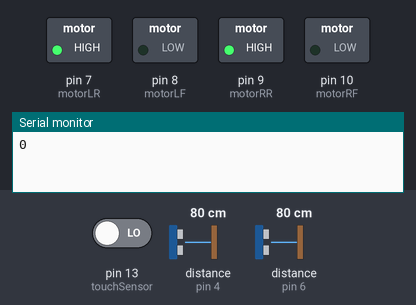
A sketch run on a simulated Arduino Uno, built with avr-gcc and run on an emulated ATmega328P. On the bench: switched loads named in the sketch (green lamp = pin HIGH), the last lines printed to the serial monitor. Wiring (inferred from the names in the program): 2 × ultrasonic range finder: trigger pin 3, echo pin 4 / trigger pin 5, echo pin 6. The inputs (shaded band) are chosen by the test bench; at power-on: distance to the obstacle (sensors on pin 4, pin 6) 80 cm, pin 13 (touchSensor) LOW. The echo pulse lasts 58.3 µs per cm; pins used as bus, display or sensor lines are not drawn.

Above: at 2.4 s.
2.5 s: distance to the obstacle (sensor on pin 4) set to 2 cm
At 3.7 s:
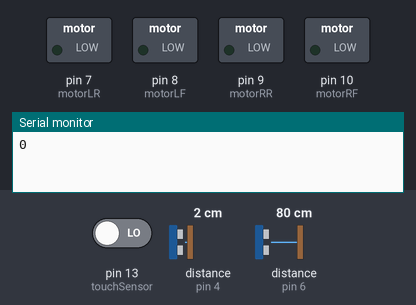
5.5 s: distance to the obstacle (sensor on pin 4) set to 120 cm
7.9 s: distance to the obstacle (sensor on pin 6) set to 120 cm
At 9.7 s:
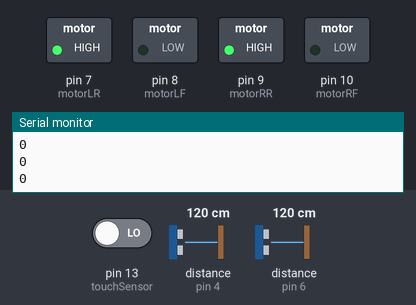
10.0 s: distance to the obstacle (sensor on pin 6) set to 2 cm
At 10.6 s:
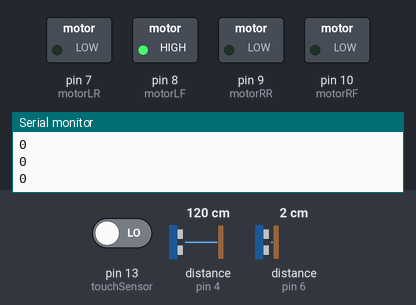
13.0 s: distance to the obstacle (sensor on pin 6) set to 250 cm
Timing chart, 0 to 16.4 s (numbered marks = the images above; inputs shaded):
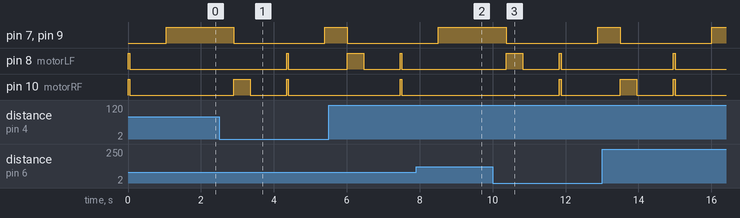

The sketch:

Maze_motor.ino
```cpp
/*
 *Group of 4 - Motor Testing
 * Chris Dileo
 * Brendon Hodaly
 * Pankhil Kainth
 * Natalie Ngan
 * Steven Kim
*/
#include <NewPing.h>
/*Define Motor Pins. R/L indicates left/right motor and F/R indicates whether
                  the robot moves forward or reverse when powered on pin.*/
#define motorRF 10 //A-iB
#define motorRR 9 //A-iA
#define motorLF 8
#define motorLR 7
#define touchSensor 13
#define TRIGGER_PIN_L 5
#define ECHO_PIN_L 6
#define TRIGGER_PIN_R 3
#define ECHO_PIN_R 4
#define MAX_DISTANCE 200
#define THRESHOLD 20
#define TURN_TIME 450 //in ms
#define THINKING_TIME 1000 //in ms
#define BACK_TIME 300 //ms
#define MOTOR_SPEED 255 // 0-255

NewPing sonarL(TRIGGER_PIN_L, ECHO_PIN_L, MAX_DISTANCE);
NewPing sonarR(TRIGGER_PIN_R, ECHO_PIN_R, MAX_DISTANCE);

void setup() {
  pinMode(motorRF, OUTPUT);
  pinMode(motorRR, OUTPUT);
  pinMode(motorLF, OUTPUT);
  pinMode(motorLR, OUTPUT);
  pinMode(touchSensor, INPUT);
  Serial.begin(9600); // Start reading form our touch sensor
  pinMode(TRIGGER_PIN_L, OUTPUT);
  pinMode(ECHO_PIN_L, INPUT);
  pinMode(TRIGGER_PIN_R, OUTPUT);
  pinMode(ECHO_PIN_R, INPUT);
}

void loop(){ //starts random motor movement for testing
  // TODO: make a state machine for robot behaviours
//  if (readLeftSensor() > 20) {
//    turnLeft();
//  } else if (readRightSensor() > 20) {
//    turnRight();
//  } else {
//    goForward();
//  }

  goForward();
  delay(50); //TODO: remove me, just testing a force forward
  //check for a bump
  Serial.println(digitalRead(touchSensor));
  if (checkTouch() == 0) {
    backUpAndLookForHole();
  }
}

int checkTouch() {
  return (int)digitalRead(touchSensor);
}

void backUpAndLookForHole() {
  //read left and right sensors
  int distLeft;
  int distRight;
  stopMotors();
  delay(THINKING_TIME);
  goBackward();
  delay(BACK_TIME);

  while (true) {
    distLeft = readLeftSensor();
    distRight = readRightSensor();
    if (distLeft > distRight && distLeft > THRESHOLD){
      goBackward();
      delay(BACK_TIME);
      turnLeft(255);
      delay(TURN_TIME);
      break;
    } else if (distRight > distLeft && distRight > THRESHOLD){
      goBackward();
      delay(BACK_TIME);
      turnRight(255);
      delay(TURN_TIME);
      break;
    } else {
      goBackward();
      delay(BACK_TIME);
      //runaway possibililty
    }
  }
  stopAndThink();
}

void stopAndThink() {
  stopMotors();
  delay(THINKING_TIME);
}

int readLeftSensor() {
  digitalWrite(TRIGGER_PIN_L, LOW);
  delayMicroseconds(2);

  digitalWrite(TRIGGER_PIN_L, HIGH);
  delayMicroseconds(10);
  digitalWrite(TRIGGER_PIN_L, LOW);

  int duration = pulseIn(ECHO_PIN_L, HIGH);
  return duration*0.034/2;
}
int readRightSensor() {
  digitalWrite(TRIGGER_PIN_R, LOW);
  delayMicroseconds(2);

  digitalWrite(TRIGGER_PIN_R, HIGH);
  delayMicroseconds(10);
  digitalWrite(TRIGGER_PIN_R, LOW);

  int duration = pulseIn(ECHO_PIN_R, HIGH);
  return duration*0.034/2;
}


void stopMotors(){
  // To Avoid doubling up signals on a motor, stop everything between motor behaviours
  analogWrite(motorRF, 0);
  analogWrite(motorLF, 0);
  analogWrite(motorRR, 0);
  analogWrite(motorLR, 0);
}

void goForward() {
  stopMotors();
  analogWrite(motorRF, MOTOR_SPEED);
  analogWrite(motorLF, MOTOR_SPEED);
}

void goBackward() {
  stopMotors();
  analogWrite(motorRR, MOTOR_SPEED);
  analogWrite(motorLR, MOTOR_SPEED);
}

void turnLeft(int speed) {
  stopMotors();
  analogWrite(motorRF, speed);
//  analogWrite(motorLR, MOTOR_SPEED); // Enable me for a tighter turn
}

void turnRight(int speed) {
  stopMotors();
//  analogWrite(motorRR, MOTOR_SPEED); // Enable me for a tighter turn
  analogWrite(motorLF, speed);
}
```

Measured:
- after the input at 2.5 s, pin 7 (motorLR), pin 9 (motorRR): HIGH → LOW after 0.40 s, → HIGH 2.5 s later; pin 8 (motorLF): LOW → HIGH after 1.8 s, → LOW 0.05 s later; pin 10 (motorRF): LOW → HIGH after 0.40 s, → LOW 0.45 s later, → HIGH 1.0 s later, → LOW 0.05 s later
- after the input at 7.9 s, pin 7 (motorLR), pin 9 (motorRR): goes on until 8.5 s, then stays HIGH; pin 8 (motorLF): stays LOW (without the input it goes to HIGH after 1.2 s)
- after the input at 10.0 s, pin 7 (motorLR), pin 9 (motorRR): HIGH → LOW after 0.38 s, → HIGH 2.5 s later; pin 8 (motorLF): LOW → HIGH after 0.38 s, → LOW 0.45 s later, → HIGH 1.0 s later, → LOW 0.05 s later; pin 10 (motorRF): LOW → HIGH after 1.8 s, → LOW 0.05 s later
